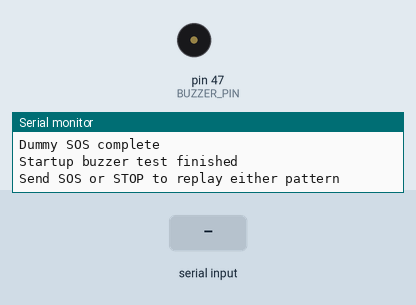
A sketch run on a simulated Arduino Mega 2560, built with avr-gcc and run on an emulated ATmega2560. Shown: buzzer (waves = sounding, pin HIGH), the last lines printed to the serial monitor. The test bench sets the inputs (shaded band).

Above: at 13.4 s.
13.5 s: "STOP\n" received over Serial
At 13.6 s:
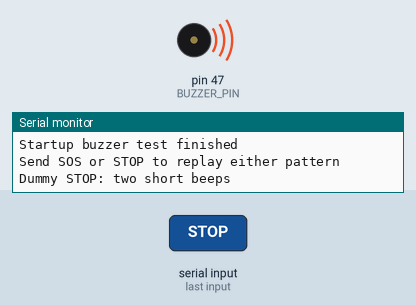
15.5 s: "SOS\n" received over Serial
At 16.5 s:
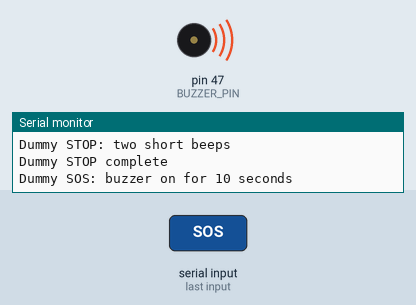
Timing chart, 0 to 27.0 s (numbered marks = the images above; inputs shaded):
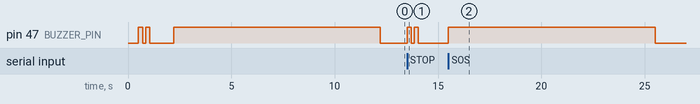

The sketch:

agakbay_heltec_buzzer_test.ino
```cpp
#include <Arduino.h>

// Standalone buzzer test for the AGAKBAY Heltec firmware.
// No BLE, LoRa, phone, or second board is needed. The SOS and STOP buzzer
// patterns run automatically after boot; Serial commands can replay them.
#define BUZZER_PIN 47

void buzzSOS() {
  Serial.println("Dummy SOS: buzzer on for 10 seconds");
  digitalWrite(BUZZER_PIN, HIGH);
  delay(10000);
  digitalWrite(BUZZER_PIN, LOW);
  Serial.println("Dummy SOS complete");
}

void buzzStop() {
  Serial.println("Dummy STOP: two short beeps");
  for (int i = 0; i < 2; i++) {
    digitalWrite(BUZZER_PIN, HIGH);
    delay(200);
    digitalWrite(BUZZER_PIN, LOW);
    delay(150);
  }
  Serial.println("Dummy STOP complete");
}

void setup() {
  Serial.begin(115200);
  pinMode(BUZZER_PIN, OUTPUT);
  digitalWrite(BUZZER_PIN, LOW);
  delay(500);

  Serial.println();
  Serial.println("AGAKBAY buzzer test ready");
  Serial.println("Running dummy STOP pattern...");
  buzzStop();
  delay(1000);
  Serial.println("Running dummy SOS pattern...");
  buzzSOS();
  Serial.println("Startup buzzer test finished");
  Serial.println("Send SOS or STOP to replay either pattern");
}

void loop() {
  if (!Serial.available()) return;

  String command = Serial.readStringUntil('\n');
  command.trim();
  command.toUpperCase();

  if (command == "SOS") {
    buzzSOS();
  } else if (command == "STOP") {
    buzzStop();
  } else if (command.length() > 0) {
    Serial.println("Unknown command. Send SOS or STOP.");
  }
}
```

Measured:
- after the input at 13.5 s, pin 47 (BUZZER_PIN): alternates HIGH for 0.20 s and LOW for 0.15 s, 4 changes in all, then stays LOW, starting at once
- after the input at 15.5 s, pin 47 (BUZZER_PIN): LOW → HIGH at once, → LOW 10.0 s later
